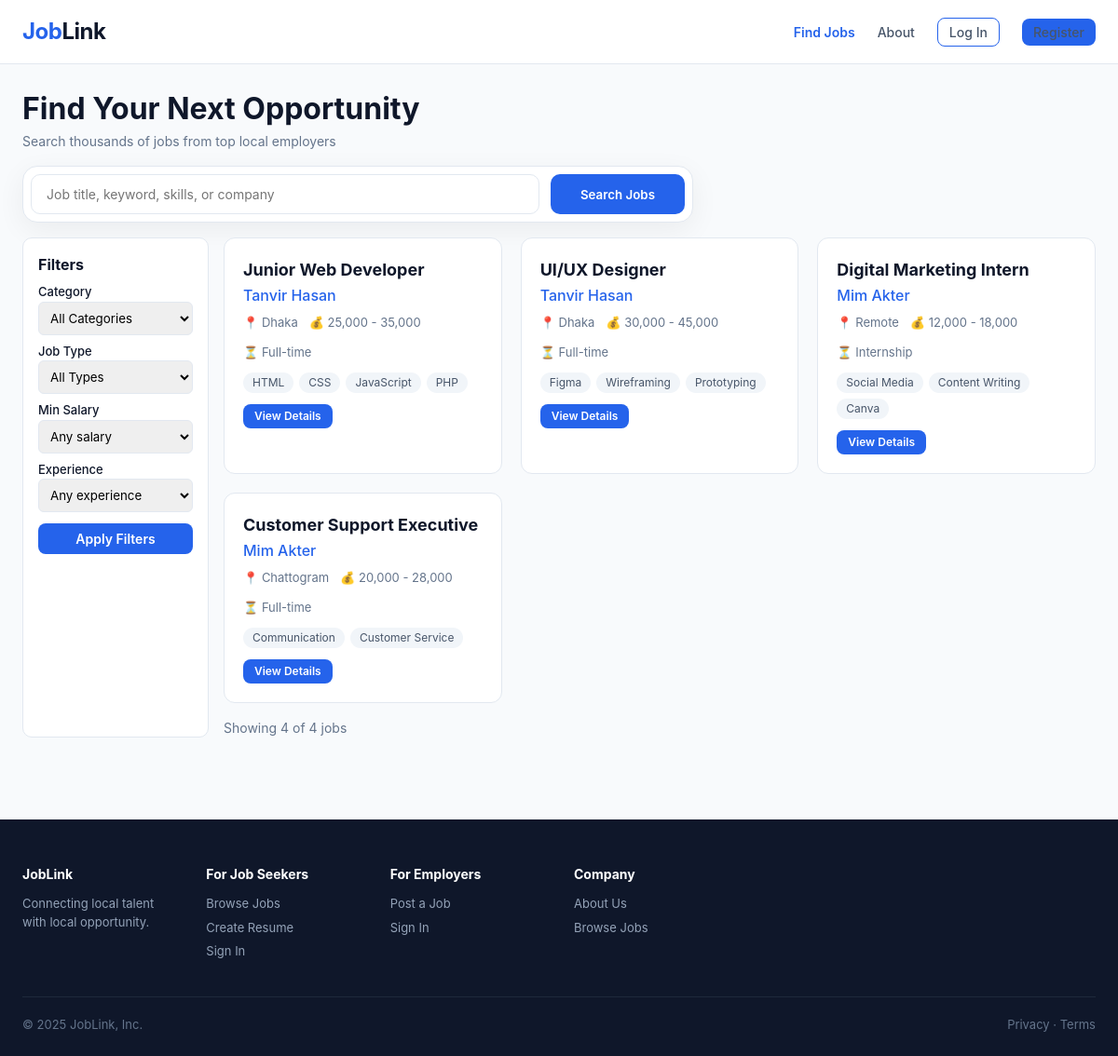
The page /pages/guest/find-jobs.php on the database its author committed.
### tables this page shows
CREATE TABLE jobs (
 id INT AUTO_INCREMENT PRIMARY KEY,
 employer_id INT NOT NULL,
 category_id INT DEFAULT NULL,
 title VARCHAR(180) NOT NULL,
 type ENUM('Full-time','Part-time','Internship','Remote') DEFAULT 'Full-time',
 workplace ENUM('Office','Remote','Hybrid') DEFAULT 'Office',
 location VARCHAR(160) NOT NULL,
 vacancy INT DEFAULT 1,
 salary_min DECIMAL(12,2) DEFAULT NULL,
 salary_max DECIMAL(12,2) DEFAULT NULL,
 education TEXT,
 experience TEXT,
 skills TEXT,
 description TEXT NOT NULL,
 responsibilities TEXT,
 benefits TEXT,
 deadline DATE NOT NULL,
 status ENUM('draft','active','closed','expired') DEFAULT 'active',
 created_at TIMESTAMP DEFAULT CURRENT_TIMESTAMP,
 CONSTRAINT fk_job_employer FOREIGN KEY (employer_id) REFERENCES users(id) ON DELETE CASCADE,
 CONSTRAINT fk_job_category FOREIGN KEY (category_id) REFERENCES categories(id) ON DELETE SET NULL
);

CREATE TABLE users (
 id INT AUTO_INCREMENT PRIMARY KEY,
 name VARCHAR(120) NOT NULL,
 email VARCHAR(150) NOT NULL UNIQUE,
 phone VARCHAR(30) DEFAULT NULL,
 password VARCHAR(255) NOT NULL,
 role ENUM('applicant','employer','admin') NOT NULL,
 status ENUM('active','pending','suspended','inactive') DEFAULT 'active',
 created_at TIMESTAMP DEFAULT CURRENT_TIMESTAMP
);

### pages/guest/find-jobs.php (the view, shortened to what this page needs)
<?php
require_once __DIR__ . '/../../config.php';
$filters = normalise_job_filters($_GET);
$db = getDB();
$from = " FROM jobs j
          LEFT JOIN users u ON j.employer_id = u.id
          LEFT JOIN categories c ON j.category_id = c.id
          WHERE j.status = 'active'";
list($where_sql, $where_params) = job_search_where($filters);
$stmt = $db->prepare("SELECT j.*, u.name as employer_name, c.name as category_name"
    . $from . $where_sql . " ORDER BY j.created_at DESC LIMIT 20");
$stmt->execute($where_params);
$jobs = $stmt->fetchAll();
$count_stmt = $db->prepare("SELECT COUNT(*)" . $from . $where_sql);
$count_stmt->execute($where_params);
$total_count = (int)$count_stmt->fetchColumn();
$job_html = '';
foreach ($jobs as $job) {
    $skills = !empty($job['skills']) ? explode(',', $job['skills']) : [];
    $skill_tags = '';
    foreach (array_slice($skills, 0, 4) as $skill) {
        $skill = trim($skill);
        $skill_tags .= '<span>' . e($skill) . '</span>';
    }
    $job_id = (int)$job['id'];
    $salary = (!empty($job['salary_min']))
        ? number_format((float)$job['salary_min']) . ' - ' . number_format((float)$job['salary_max'])
        : 'Negotiable';
    $job_html .= "
    <div class='job-card'>
        <div class='title'>" . e($job['title']) . "</div>
        <div class='company'>" . e($job['employer_name'] ?? 'Unknown Employer') . "</div>
        <div class='meta'>
            <span>&#128205; " . e($job['location']) . "</span>
            <span>&#128176; " . e($salary) . "</span>
            <span>&#9203; " . e($job['type']) . "</span>
        </div>
        <div class='tags'>{$skill_tags}</div>
        <div class='actions'>
            <a href='?page=job-details&id={$job_id}' class='btn btn-primary btn-sm'>View Details</a>
        </div>
    </div>";
}
$categories = $db->query("SELECT * FROM categories WHERE status = 'active' ORDER BY name")->fetchAll();
$category_options = '<option value="">All Categories</option>';
foreach ($categories as $cat) {
    $selected = ((string)$filters['category'] === (string)$cat['id']) ? ' selected' : '';
    $category_options .= '<option value="' . (int)$cat['id'] . '"' . $selected . '>' . e($cat['name']) . '</option>';
}
$salary_options = salary_band_options_html($filters['min_salary']);
$experience_options = experience_level_options_html($filters['experience']);
  render('guest/find-jobs.html', [
      'job_list' => new RawHtml($job_html),
      'showing' => count($jobs),
      'total' => $total_count,
      'category_options' => new RawHtml($category_options),
      'type_options' => new RawHtml(job_type_filter_options_html($filters['type'])),
      'salary_options' => new RawHtml($salary_options),
      'experience_options' => new RawHtml($experience_options),
      'search_value' => new RawHtml(e($filters['search'])),
  ]);

### config.php (shortened to what this page needs)
<?php
class AppPDOStatement {
    private $stmt;
    public function __construct(PDOStatement $stmt) {
        $this->stmt = $stmt;
    }
    public function execute($params = null) {
        $this->stmt->execute($params);
        return $this;
    }
    public function fetchAll($mode = null) {
        return $mode === null ? $this->stmt->fetchAll() : $this->stmt->fetchAll($mode);
    }
}
class AppPDO extends PDO {
    #[\ReturnTypeWillChange]
    public function prepare($query, $options = []) {
        return new AppPDOStatement(parent::prepare($query, $options));
    }
}
class RawHtml {
    public function __construct($html) {
        $this->html = (string)$html;
    }
}
function e($value) {
    return htmlspecialchars((string)$value, ENT_QUOTES);
}
function render($template, $data = []) {
    $path = __DIR__ . '/templates/' . $template;
    $html = file_get_contents($path);
    foreach ($data as $key => $value) {
        if ($value instanceof RawHtml) {
            $html = str_replace('{{' . $key . '}}', $value->html, $html);
            continue;
        }
        $html = str_replace('{{' . $key . '}}', e((string)$value), $html);
    }
    echo $html;
}
function job_types() {
    return ['Full-time', 'Part-time', 'Internship', 'Remote'];
}
function salary_bands() {
    return [
        40000  => '40,000+',
        60000  => '60,000+',
        80000  => '80,000+',
        100000 => '100,000+',
    ];
}
function experience_levels() {
    return [
        'Entry-level' => ['entry', 'fresher', 'fresh graduate', 'no experience', '0 year', 'junior'],
        'Mid-level'   => ['mid', 'intermediate', '1 year', '2 year', '3 year'],
        'Senior'      => ['senior', 'lead', 'principal', '5 year', '7 year'],
        'Executive'   => ['executive', 'director', 'head of', 'chief'],
    ];
}
function salary_band_options_html($current = '') {
    $out = '<option value="">Any salary</option>';
    foreach (salary_bands() as $value => $label) {
        $selected = ((string)$current === (string)$value) ? ' selected' : '';
        $out .= '<option value="' . $value . '"' . $selected . '>' . e($label) . '</option>';
    }
    return $out;
}
function experience_level_options_html($current = '') {
    $out = '<option value="">Any experience</option>';
    foreach (experience_levels() as $label => $terms) {
        $selected = (strcasecmp($label, (string)$current) === 0) ? ' selected' : '';
        $out .= '<option value="' . e($label) . '"' . $selected . '>' . e($label) . '</option>';
    }
    return $out;
}
function job_type_filter_options_html($current = '') {
    $out = '<option value="">All Types</option>';
    foreach (job_types() as $type) {
        $selected = (strcasecmp($type, (string)$current) === 0) ? ' selected' : '';
        $out .= '<option value="' . e($type) . '"' . $selected . '>' . e($type) . '</option>';
    }
    return $out;
}
function normalise_job_filters(array $get) {
    $search   = trim((string)($get['search'] ?? ''));
    $location = trim((string)($get['location'] ?? ''));
    $category = trim((string)($get['category'] ?? ''));
    $category = ctype_digit($category) ? (int)$category : 0;
    $type = trim((string)($get['type'] ?? ''));
    if (strcasecmp($type, 'Full-time') !== 0 && strcasecmp($type, 'Part-time') !== 0
        && strcasecmp($type, 'Internship') !== 0 && strcasecmp($type, 'Remote') !== 0) {
        $type = '';
    }
    $salary = trim((string)($get['min_salary'] ?? ''));
    if ($salary === '' || !array_key_exists((int)$salary, salary_bands()) || (string)(int)$salary !== $salary) {
        $salary = '';
    }
    $experience = trim((string)($get['experience'] ?? ''));
    if (!array_key_exists($experience, experience_levels())) {
        $experience = '';
    }
    return [
        'search'     => $search,
        'location'   => $location,
        'category'   => $category,
        'type'       => $type,
        'min_salary' => $salary,
        'experience' => $experience,
    ];
}
function job_search_where(array $filters, $extra_columns = []) {
    $where = [];
    $params = [];
    return [$where ? ' AND ' . implode(' AND ', $where) : '', $params];
}

### public/css/global.css (style rules this page uses)
* { margin:0; padding:0; box-sizing:border-box; }
body { font-family:'Inter', system-ui, -apple-system, sans-serif; background:#f8fafc; color:#0f172a; line-height:1.5; }
a { text-decoration:none; color:inherit; }
.container { max-width:1200px; margin:0 auto; padding:0 24px; }
.logo { font-size:24px; font-weight:700; color:#2563eb; letter-spacing:-0.5px; }
.logo span { color:#0f172a; }
.btn { display:inline-block; padding:8px 20px; border-radius:8px; font-weight:600; font-size:14px; border:none; cursor:pointer; transition:all .2s; text-align:center; }
.btn-primary { background:#2563eb; color:#fff; }
.btn-outline { background:transparent; color:#2563eb; border:1.5px solid #2563eb; }
.btn-sm { padding:4px 12px; font-size:12px; }
.text-muted { color:#64748b; font-size:14px; }
.btn-block { display:block; width:100%; }
input, select, textarea, button { font-family:inherit; }
.job-grid { display:grid; grid-template-columns:repeat(auto-fill,minmax(280px,1fr)); gap:20px; margin-bottom:40px; }
.job-card { background:#fff; border:1px solid #e2e8f0; border-radius:12px; padding:20px; transition:all .2s; }
.job-card .title { font-size:18px; font-weight:700; }
.job-card .company { color:#2563eb; font-weight:500; margin:2px 0 6px; }
.job-card .meta { display:flex; flex-wrap:wrap; gap:12px; font-size:13px; color:#64748b; margin:8px 0 12px; }
.job-card .tags { display:flex; flex-wrap:wrap; gap:6px; margin:8px 0 12px; }
.job-card .tags span { background:#f1f5f9; padding:2px 10px; border-radius:12px; font-size:12px; color:#475569; }
.job-card .actions { display:flex; flex-wrap:wrap; gap:8px; }
.search-bar { display:flex; flex-wrap:wrap; gap:12px; max-width:720px; margin:0 auto; background:#fff; padding:8px; border-radius:16px; box-shadow:0 8px 30px rgba(0,0,0,0.06); border:1px solid #e2e8f0; }
.search-bar input { flex:1; min-width:160px; padding:12px 16px; border:1px solid #e2e8f0; border-radius:10px; font-size:14px; outline:none; }
.search-bar button { padding:12px 32px; background:#2563eb; color:#fff; border:none; border-radius:10px; font-weight:600; cursor:pointer; }

### public/css/guest.css (style rules this page uses)
.guest-header { background:#fff; border-bottom:1px solid #e2e8f0; padding:16px 0; position:sticky; top:0; z-index:100; }
.guest-header .container { display:flex; justify-content:space-between; align-items:center; flex-wrap:wrap; gap:12px; }
.nav-links { display:flex; align-items:center; gap:24px; flex-wrap:wrap; }
.nav-links a { font-size:14px; font-weight:500; color:#475569; transition:color .2s; }
.nav-links a:hover, .nav-links a.active { color:#2563eb; }
.nav-links a.active { font-weight:600; }
.job-grid { display:grid; grid-template-columns:repeat(auto-fill,minmax(280px,1fr)); gap:20px; margin-bottom:40px; }
.job-card { background:#fff; border:1px solid #e2e8f0; border-radius:12px; padding:20px; transition:all .2s; }
.job-card .title { font-size:18px; font-weight:700; }
.job-card .company { color:#2563eb; font-weight:500; margin:2px 0 6px; }
.job-card .meta { display:flex; flex-wrap:wrap; gap:12px; font-size:13px; color:#64748b; margin:8px 0 12px; }
.job-card .tags { display:flex; flex-wrap:wrap; gap:6px; margin:8px 0 12px; }
.job-card .tags span { background:#f1f5f9; padding:2px 10px; border-radius:12px; font-size:12px; color:#475569; }
.job-card .actions { display:flex; flex-wrap:wrap; gap:8px; }
.guest-footer { background:#0f172a; color:#cbd5e1; padding:48px 0 24px; margin-top:48px; }
.guest-footer .container { display:grid; grid-template-columns:repeat(auto-fit,minmax(160px,1fr)); gap:32px; }
.guest-footer h4 { color:#fff; font-size:14px; margin-bottom:12px; }
.guest-footer a { display:block; font-size:13px; color:#94a3b8; margin-bottom:6px; transition:color .2s; }
.guest-footer .bottom { grid-column:1/-1; border-top:1px solid #1e293b; padding-top:20px; font-size:13px; color:#64748b; display:flex; justify-content:space-between; flex-wrap:wrap; gap:12px; }

### rows shown on the page
jobs: title "Junior Web Developer", location "Dhaka", salary "25,000 - 35,000", type "Full-time", skills "HTML", skills "CSS", skills "JavaScript", skills "PHP"
users: name "Tanvir Hasan Tanvir Hasan"
jobs: title "UI/UX Designer", location "Dhaka", salary "30,000 - 45,000", type "Full-time", skills "Figma", skills "Wireframing", skills "Prototyping"
jobs: title "Digital Marketing Intern", location "Remote", salary "12,000 - 18,000", type "Internship", skills "Social Media", skills "Content Writing", skills "Canva"
users: name "Mim Akter Mim Akter"
jobs: title "Customer Support Executive", location "Chattogram", salary "20,000 - 28,000", type "Full-time", skills "Communication", skills "Customer Service"
